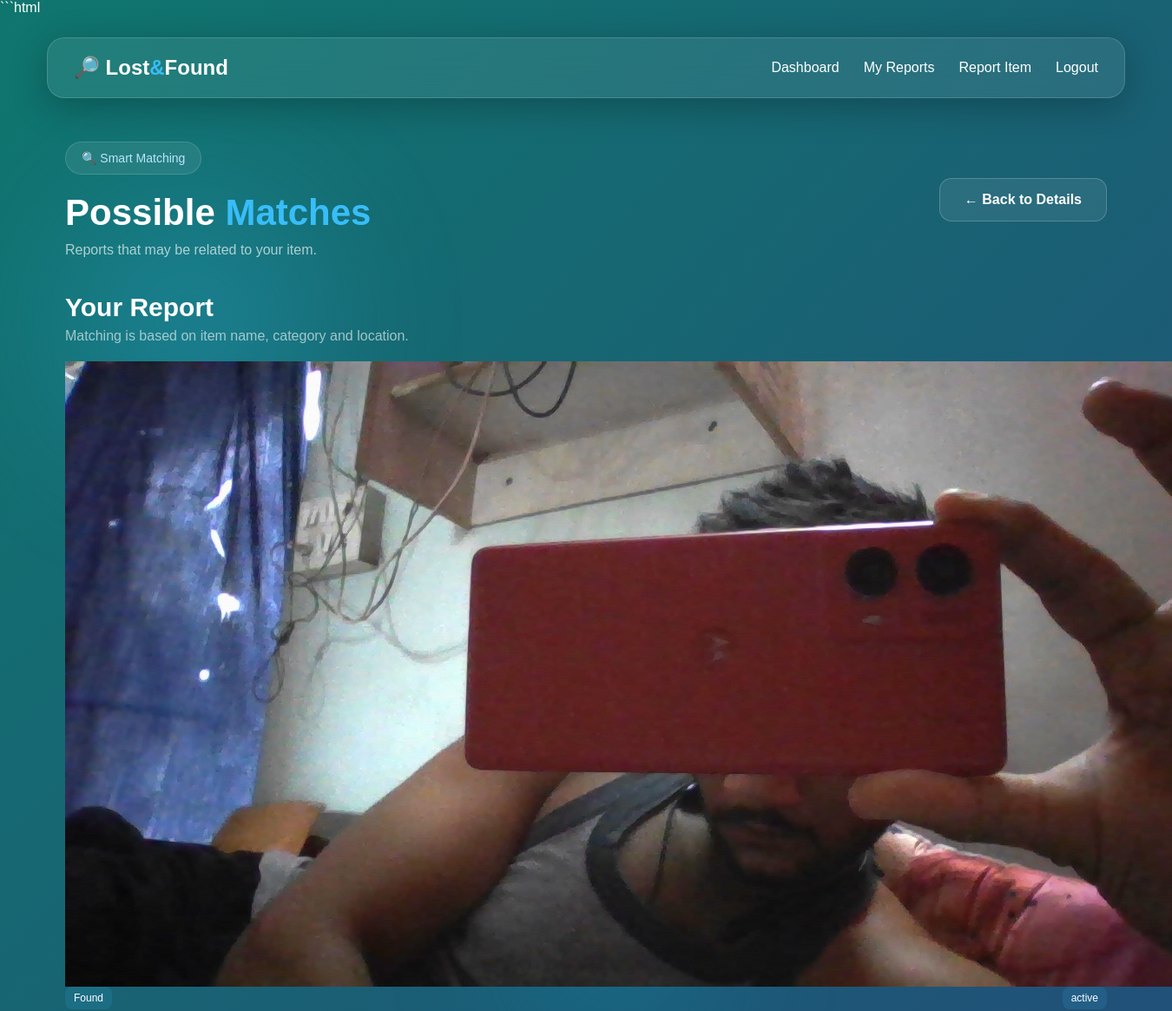
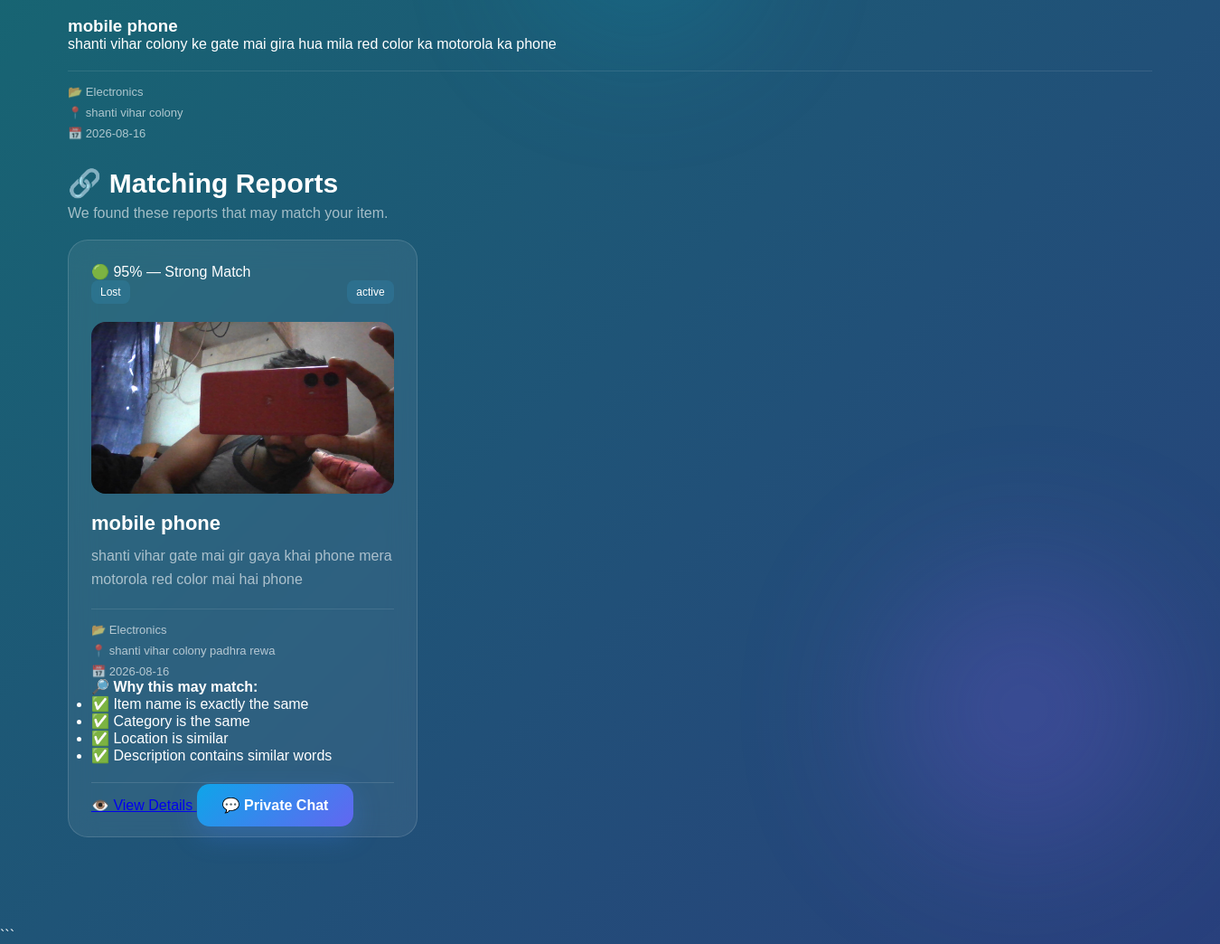
/matches/11 (signed in), run on the app's committed database (2 pictures, top to bottom).
### tables this page shows
CREATE TABLE items (

            id INTEGER PRIMARY KEY AUTOINCREMENT,

            user_id INTEGER NOT NULL,

            item_type TEXT NOT NULL,

            item_name TEXT NOT NULL,

            category TEXT NOT NULL,

            description TEXT,

            location TEXT NOT NULL,

            item_date TEXT NOT NULL,

            image TEXT,

            status TEXT DEFAULT 'active',

            created_at TIMESTAMP
            DEFAULT CURRENT_TIMESTAMP, contact_info TEXT,

            FOREIGN KEY (user_id)
            REFERENCES users(id)
        );

### app.py (the view)
@app.route("/matches/<int:item_id>")
def matches(item_id):
    if "user_id" not in session:
        return redirect(
            url_for("login")
        )
    connection = get_db_connection()
    item = connection.execute(
        """
        SELECT *
        FROM items
        WHERE id = ?
        """,
        (item_id,)
    ).fetchone()
    if not item:
        connection.close()
        return "Report not found!"
    if item["item_type"] == "Lost":
        opposite_type = "Found"
    else:
        opposite_type = "Lost"
    possible_items = connection.execute(
        """
        SELECT *
        FROM items
        WHERE item_type = ?
        AND id != ?
        AND status != 'recovered'
        """,
        (
            opposite_type,
            item_id
        )
    ).fetchall()
    connection.close()
    current_name = (
        item["item_name"] or ""
    ).lower().strip()
    current_category = (
        item["category"] or ""
    ).lower().strip()
    current_location = (
        item["location"] or ""
    ).lower().strip()
    current_description = (
        item["description"] or ""
    ).lower().strip()
    matched_items = []
    for match in possible_items:
        score = 0
        reasons = []
        match_name = (
            match["item_name"] or ""
        ).lower().strip()
        match_category = (
            match["category"] or ""
        ).lower().strip()
        match_location = (
            match["location"] or ""
        ).lower().strip()
        match_description = (
            match["description"] or ""
        ).lower().strip()
        if current_name and match_name:
            if current_name == match_name:
                score += 40
                reasons.append(
                    "Item name is exactly the same"
                )
            elif (
                current_name in match_name
                or match_name in current_name
            ):
                score += 30
                reasons.append(
                    "Item names are similar"
                )
        if current_category and match_category:
            if current_category == match_category:
                score += 30
                reasons.append(
                    "Category is the same"
                )
        if current_location and match_location:
            if current_location == match_location:
                score += 20
                reasons.append(
                    "Location is the same"
                )
            elif (
                current_location in match_location
                or match_location in current_location
            ):
                score += 15
                reasons.append(
                    "Location is similar"
                )
        if current_description and match_description:
            current_words = set(
                current_description.split()
            )
            match_words = set(
                match_description.split()
            )
            common_words = (
                current_words & match_words
            )
            useful_words = {
                word
                for word in common_words
                if len(word) > 3
            }
            if useful_words:
                score += 10
                reasons.append(
                    "Description contains similar words"
                )
        if score >= 20:
            match_data = dict(match)
            match_data["match_score"] = min(
                score,
                100
            )
            match_data["match_reasons"] = reasons
            matched_items.append(
                match_data
            )
    matched_items.sort(
        key=lambda x: x["match_score"],
        reverse=True
    )
    matched_items = matched_items[:20]
    return render_template(
        "matches.html",
        item=item,
        matched_items=matched_items
    )

### database.py (called while the page is built)
def get_db_connection():
    connection = sqlite3.connect("lost_found.db")
    connection.row_factory = sqlite3.Row
    return connection

### templates/matches.html (shortened to what this page needs)
<!DOCTYPE html>
<html lang="en">
<head>
    <link rel="stylesheet" href="{{ url_for('static', filename='css/style.css') }}">
</head>
<body>
    <div class="glow glow-one"></div>
    <div class="glow glow-two"></div>
    <nav class="navbar">
        <div class="logo">
            🔎 Lost<span>&</span>Found
        </div>
        <div class="nav-links">
            <a href="{{ url_for('dashboard') }}">
                Dashboard
            </a>
            <a href="{{ url_for('my_reports') }}">
                My Reports
            </a>
            <a href="{{ url_for('report') }}">
                Report Item
            </a>
            <a href="{{ url_for('logout') }}">
                Logout
            </a>
        </div>
    </nav>
    <main class="dashboard">
        <div class="dashboard-header">
            <div>
                <div class="badge">
                    🔍 Smart Matching
                </div>
                <h1>
                    Possible <span>Matches</span>
                </h1>
                <p>
                    Reports that may be related to your item.
                </p>
            </div>
            <a href="{{ url_for('report_details', item_id=item['id']) }}" class="secondary-btn">
                ← Back to Details
            </a>
        </div>
        <section class="recent-section">
            <div class="section-title">
                <div>
                    <h2>
                        Your Report
                    </h2>
                    <p>
                        Matching is based on item name,
                        category and location.
                    </p>
                </div>
            </div>
            <div class="match-source-card">
                {% if item["image"] %}
                <div class="match-source-image">
                    <img src="{{ url_for('static', filename='uploads/' + item['image']) }}"
                        alt="{{ item['item_name'] }}">
                </div>
                {% else %}
                <div class="match-source-image no-image">
                    📦
                </div>
                {% endif %}
                <div class="match-source-content">
                    <div class="item-top">
                        <span class="item-type">
                            {{ item["item_type"] }}
                        </span>
                        {% if item["status"] == "recovered" %}
                        <span class="item-status recovered-label">
                            ✅ Recovered
                        </span>
                        {% else %}
                        <span class="item-status">
                            {{ item["status"] }}
                        </span>
                        {% endif %}
                    </div>
                    <h3>
                        {{ item["item_name"] }}
                    </h3>
                    <p>
                        {{ item["description"] or "No description provided." }}
                    </p>
                    <div class="item-info">
                        <span>
                            📂 {{ item["category"] }}
                        </span>
                        <span>
                            📍 {{ item["location"] }}
                        </span>
                        <span>
                            📅 {{ item["item_date"] }}
                        </span>
                    </div>
                </div>
            </div>
        </section>
        <section class="recent-section">
            <div class="section-title">
                <div>
                    <h2>
                        🔗 Matching Reports
                    </h2>
                    <p>
                        We found these reports that may match your item.
                    </p>
                </div>
            </div>
            {% if matched_items %}
            <div class="items-grid">
                {% for match in matched_items %}
                <div class="item-card match-card">
                    <div class="match-badge">
                        {% if match["match_score"] >= 80 %}
                        🟢 {{ match["match_score"] }}% — Strong Match
                        {% elif match["match_score"] >= 50 %}
                        🟡 {{ match["match_score"] }}% — Good Match
                        {% else %}
                        🔵 {{ match["match_score"] }}% — Possible Match
                        {% endif %}
                    </div>
                    <div class="item-top">
                        <span class="item-type">
                            {{ match["item_type"] }}
                        </span>
                        {% if match["status"] == "recovered" %}
                        <span class="item-status recovered-label">
                            ✅ Recovered
                        </span>
                        {% else %}
                        <span class="item-status">
                            {{ match["status"] }}
                        </span>
                        {% endif %}
                    </div>
                    {% if match["image"] %}
                    <div class="item-image">
                        <img src="{{ url_for('static', filename='uploads/' + match['image']) }}"
                            alt="{{ match['item_name'] }}">
                    </div>
                    {% else %}
                    <div class="item-image no-image">
                        📦
                    </div>
                    {% endif %}
                    <h3>
                        {{ match["item_name"] }}
                    </h3>
                    <p>
                        {{ match["description"] or "No description provided." }}
                    </p>
                    <div class="item-info">
                        <span>
                            📂 {{ match["category"] }}
                        </span>
                        <span>
                            📍 {{ match["location"] }}
                        </span>
                        <span>
                            📅 {{ match["item_date"] }}
                        </span>
                    </div>
                    {% if match["match_reasons"] %}
                    <div class="match-reasons">
                        <strong>
                            🔎 Why this may match:
                        </strong>
                        <ul>
                            {% for reason in match["match_reasons"] %}
                            <li>
                                ✅ {{ reason }}
                            </li>
                            {% endfor %}
                        </ul>
                    </div>
                    {% endif %}
                    <div class="report-actions">
                        <a href="{{ url_for('report_details', item_id=match['id']) }}" class="details-btn">
                            👁️ View Details
                        </a>
                        <a href="{{ url_for(
                                'start_chat',
                                item_id=item['id'],
                                match_id=match['id']
                            ) }}" class="primary-btn">
                            💬 Private Chat
                        </a>
                    </div>
                </div>
                {% endfor %}
            </div>
            {% endif %}
        </section>
    </main>
</body>
</html>

### static/css/style.css (style rules this page uses)
* { margin: 0; padding: 0; box-sizing: border-box; }
body { min-height: 100vh; font-family: Arial, sans-serif; color: white; background: linear-gradient(-45deg, #0f172a, #172554, #312e81, #0f766e); background-size: 400% 400%; animation: gradientMove 12s ease infinite; overflow-x: hidden; }
.glow { position: fixed; width: 300px; height: 300px; border-radius: 50%; filter: blur(90px); opacity: 0.25; pointer-events: none; z-index: 0; }
.glow-one { background: #38bdf8; top: 10%; left: 5%; animation: floatOne 8s infinite ease-in-out; }
.glow-two { background: #8b5cf6; right: 5%; bottom: 5%; animation: floatTwo 10s infinite ease-in-out; }
.navbar { width: 92%; height: 70px; margin: 25px auto; padding: 0 30px; display: flex; align-items: center; justify-content: space-between; position: relative; z-index: 5; background: rgba(255, 255, 255, 0.08); backdrop-filter: blur(15px); -webkit-backdrop-filter: blur(15px); border: 1px solid rgba(255, 255, 255, 0.15); border-radius: 20px; box-shadow: 0 10px 40px rgba(0, 0, 0, 0.25); }
.logo { font-size: 24px; font-weight: bold; }
.logo span { color: #38bdf8; }
.nav-links { display: flex; align-items: center; gap: 28px; }
.nav-links a { color: white; text-decoration: none; transition: 0.3s; }
.badge { display: inline-block; padding: 10px 18px; border-radius: 50px; background: rgba(255, 255, 255, 0.08); border: 1px solid rgba(255, 255, 255, 0.15); color: #bae6fd; font-size: 14px; }
.primary-btn, .secondary-btn { padding: 15px 28px; border-radius: 14px; text-decoration: none; font-weight: bold; transition: 0.3s; }
.primary-btn { color: white; background: linear-gradient(135deg, #0ea5e9, #6366f1); box-shadow: 0 10px 30px rgba(59, 130, 246, 0.3); }
.secondary-btn { color: white; background: rgba(255, 255, 255, 0.08); border: 1px solid rgba(255, 255, 255, 0.2); }
.dashboard { width: 90%; max-width: 1200px; margin: 50px auto 100px; position: relative; z-index: 2; }
.dashboard-header { display: flex; align-items: center; justify-content: space-between; gap: 25px; margin-bottom: 40px; }
.dashboard-header h1 { font-size: 42px; margin: 20px 0 10px; }
.dashboard-header h1 span { color: #38bdf8; }
.dashboard-header p { color: rgba(255, 255, 255, 0.65); }
.recent-section { margin-top: 30px; }
.section-title { margin-bottom: 20px; }
.section-title h2 { font-size: 30px; }
.section-title p { color: rgba(255, 255, 255, 0.6); margin-top: 7px; }
.items-grid { display: grid; grid-template-columns: repeat(3, 1fr); gap: 20px; }
.item-card { padding: 25px; border-radius: 22px; background: rgba(255, 255, 255, 0.07); border: 1px solid rgba(255, 255, 255, 0.14); backdrop-filter: blur(15px); transition: 0.35s; }
.item-top { display: flex; justify-content: space-between; margin-bottom: 20px; }
.item-type, .item-status { padding: 6px 10px; border-radius: 8px; font-size: 12px; background: rgba(56, 189, 248, 0.12); }
.item-card h3 { font-size: 22px; margin-bottom: 10px; }
.item-card>p { color: rgba(255, 255, 255, 0.6); line-height: 1.6; min-height: 50px; }
.item-info { display: flex; flex-direction: column; gap: 8px; margin-top: 20px; padding-top: 15px; border-top: 1px solid rgba(255, 255, 255, 0.1); color: rgba(255, 255, 255, 0.65); font-size: 13px; }
.item-image { width: 100%; height: 190px; margin-bottom: 20px; border-radius: 16px; overflow: hidden; background: rgba(0, 0, 0, 0.2); }
.item-image img { width: 100%; height: 100%; object-fit: cover; display: block; transition: 0.4s; }
.report-actions { margin-top: 20px; }
.report-actions { margin-top: 20px; padding-top: 15px; border-top: 1px solid rgba(255, 255, 255, 0.12); }

### data on the page
items: image (picture), item_type "Found", status "active", item_name "mobile phone", description "shanti vihar colony ke gate mai gira hua mila red color ka motorola ka phone", category "Electronics", location "shanti vihar colony", item_date "2026-08-16"
items: match_score "95", item_type "Lost", status "active", image (picture), item_name "mobile phone", description "shanti vihar gate mai gir gaya khai phone mera motorola red color mai hai phone", category "Electronics", location "shanti vihar colony padhra rewa", item_date "2026-08-16", reason "Item name is exactly the same" "Category is the same" "Location is similar" "Description contains similar words"
